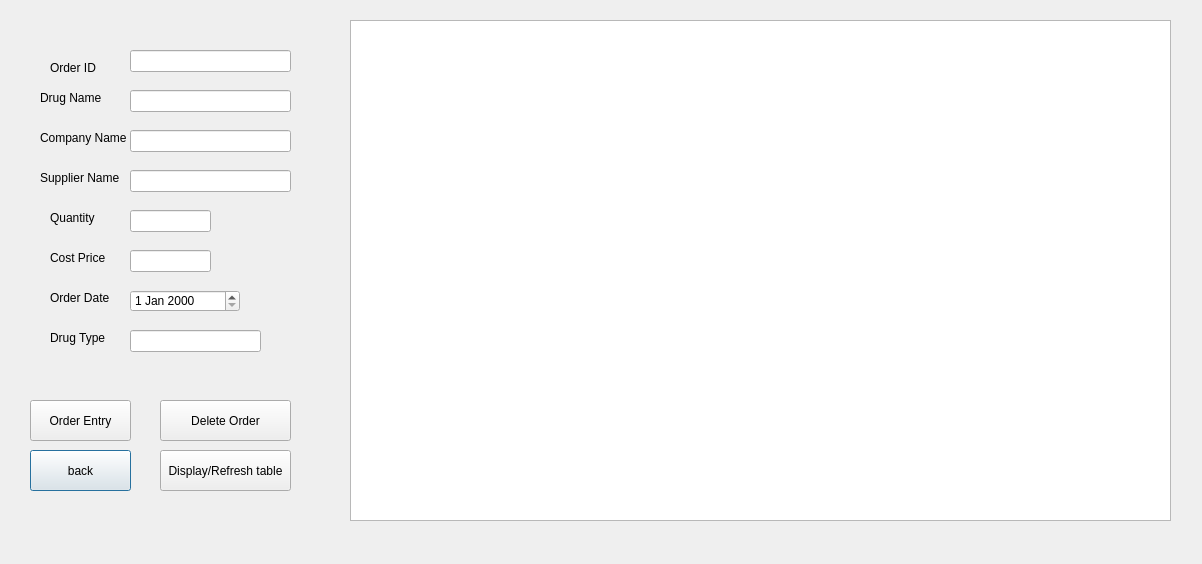
<?xml version="1.0" encoding="UTF-8"?>
<ui version="4.0">
 <class>order</class>
 <widget class="QDialog" name="order">
  <property name="geometry">
   <rect>
    <x>0</x>
    <y>0</y>
    <width>1202</width>
    <height>564</height>
   </rect>
  </property>
  <property name="windowTitle">
   <string>Drug Order</string>
  </property>
  <widget class="QPushButton" name="pushButton">
   <property name="geometry">
    <rect>
     <x>30</x>
     <y>450</y>
     <width>101</width>
     <height>41</height>
    </rect>
   </property>
   <property name="text">
    <string>back</string>
   </property>
  </widget>
  <widget class="QLabel" name="label">
   <property name="geometry">
    <rect>
     <x>50</x>
     <y>60</y>
     <width>55</width>
     <height>16</height>
    </rect>
   </property>
   <property name="text">
    <string>Order ID</string>
   </property>
  </widget>
  <widget class="QLabel" name="label_2">
   <property name="geometry">
    <rect>
     <x>40</x>
     <y>90</y>
     <width>71</width>
     <height>16</height>
    </rect>
   </property>
   <property name="text">
    <string>Drug Name</string>
   </property>
  </widget>
  <widget class="QLabel" name="label_3">
   <property name="geometry">
    <rect>
     <x>40</x>
     <y>130</y>
     <width>101</width>
     <height>16</height>
    </rect>
   </property>
   <property name="text">
    <string>Company Name</string>
   </property>
  </widget>
  <widget class="QLabel" name="label_4">
   <property name="geometry">
    <rect>
     <x>40</x>
     <y>170</y>
     <width>91</width>
     <height>16</height>
    </rect>
   </property>
   <property name="text">
    <string>Supplier Name</string>
   </property>
  </widget>
  <widget class="QLabel" name="label_5">
   <property name="geometry">
    <rect>
     <x>50</x>
     <y>210</y>
     <width>61</width>
     <height>16</height>
    </rect>
   </property>
   <property name="text">
    <string>Quantity</string>
   </property>
  </widget>
  <widget class="QLabel" name="label_6">
   <property name="geometry">
    <rect>
     <x>50</x>
     <y>250</y>
     <width>61</width>
     <height>16</height>
    </rect>
   </property>
   <property name="text">
    <string>Cost Price</string>
   </property>
  </widget>
  <widget class="QLabel" name="label_7">
   <property name="geometry">
    <rect>
     <x>50</x>
     <y>290</y>
     <width>71</width>
     <height>16</height>
    </rect>
   </property>
   <property name="text">
    <string>Order Date</string>
   </property>
  </widget>
  <widget class="QLineEdit" name="lineEdit_oid">
   <property name="geometry">
    <rect>
     <x>130</x>
     <y>50</y>
     <width>161</width>
     <height>22</height>
    </rect>
   </property>
  </widget>
  <widget class="QLineEdit" name="lineEdit_oname">
   <property name="geometry">
    <rect>
     <x>130</x>
     <y>90</y>
     <width>161</width>
     <height>22</height>
    </rect>
   </property>
  </widget>
  <widget class="QLineEdit" name="lineEdit_ocmpname">
   <property name="geometry">
    <rect>
     <x>130</x>
     <y>130</y>
     <width>161</width>
     <height>22</height>
    </rect>
   </property>
  </widget>
  <widget class="QLineEdit" name="lineEdit_osupname">
   <property name="geometry">
    <rect>
     <x>130</x>
     <y>170</y>
     <width>161</width>
     <height>22</height>
    </rect>
   </property>
  </widget>
  <widget class="QLineEdit" name="lineEdit_oqnty">
   <property name="geometry">
    <rect>
     <x>130</x>
     <y>210</y>
     <width>81</width>
     <height>22</height>
    </rect>
   </property>
  </widget>
  <widget class="QLineEdit" name="lineEdit_ocst">
   <property name="geometry">
    <rect>
     <x>130</x>
     <y>250</y>
     <width>81</width>
     <height>22</height>
    </rect>
   </property>
  </widget>
  <widget class="QDateEdit" name="dateEdit_od">
   <property name="geometry">
    <rect>
     <x>130</x>
     <y>290</y>
     <width>110</width>
     <height>22</height>
    </rect>
   </property>
  </widget>
  <widget class="QTableView" name="tableView">
   <property name="geometry">
    <rect>
     <x>350</x>
     <y>20</y>
     <width>821</width>
     <height>501</height>
    </rect>
   </property>
  </widget>
  <widget class="QPushButton" name="pushButton_oentry">
   <property name="geometry">
    <rect>
     <x>30</x>
     <y>400</y>
     <width>101</width>
     <height>41</height>
    </rect>
   </property>
   <property name="text">
    <string>Order Entry</string>
   </property>
  </widget>
  <widget class="QPushButton" name="pushButton_dentry">
   <property name="geometry">
    <rect>
     <x>160</x>
     <y>400</y>
     <width>131</width>
     <height>41</height>
    </rect>
   </property>
   <property name="text">
    <string>Delete Order</string>
   </property>
  </widget>
  <widget class="QLabel" name="label_8">
   <property name="geometry">
    <rect>
     <x>50</x>
     <y>330</y>
     <width>71</width>
     <height>16</height>
    </rect>
   </property>
   <property name="text">
    <string>Drug Type</string>
   </property>
  </widget>
  <widget class="QLineEdit" name="lineEdit_otype">
   <property name="geometry">
    <rect>
     <x>130</x>
     <y>330</y>
     <width>131</width>
     <height>22</height>
    </rect>
   </property>
  </widget>
  <widget class="QPushButton" name="pushButton_2">
   <property name="geometry">
    <rect>
     <x>160</x>
     <y>450</y>
     <width>131</width>
     <height>41</height>
    </rect>
   </property>
   <property name="text">
    <string>Display/Refresh table</string>
   </property>
  </widget>
 </widget>
 <resources/>
 <connections/>
</ui>
